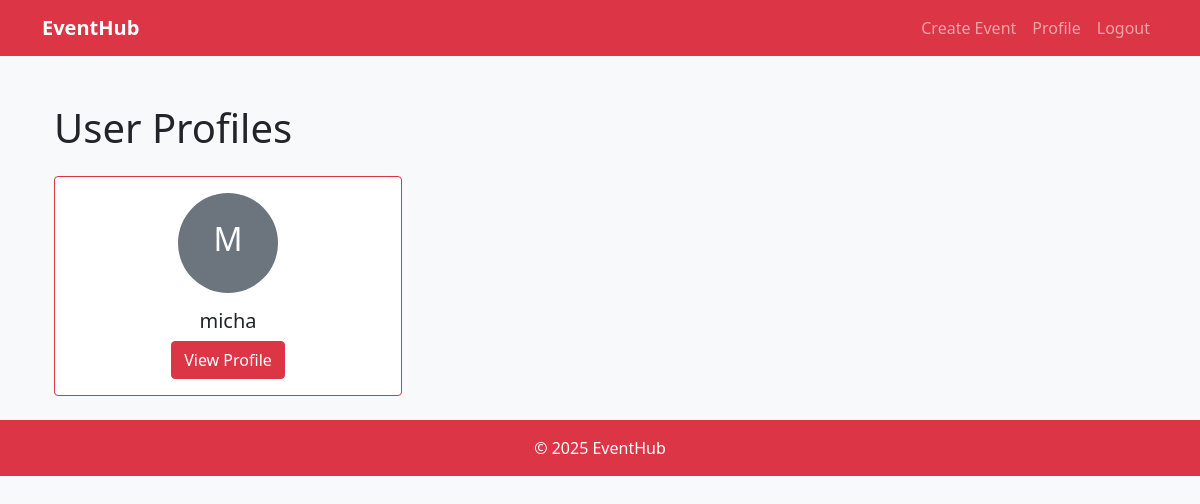
The page /users/profiles/ (signed in) on the database as committed earlier.
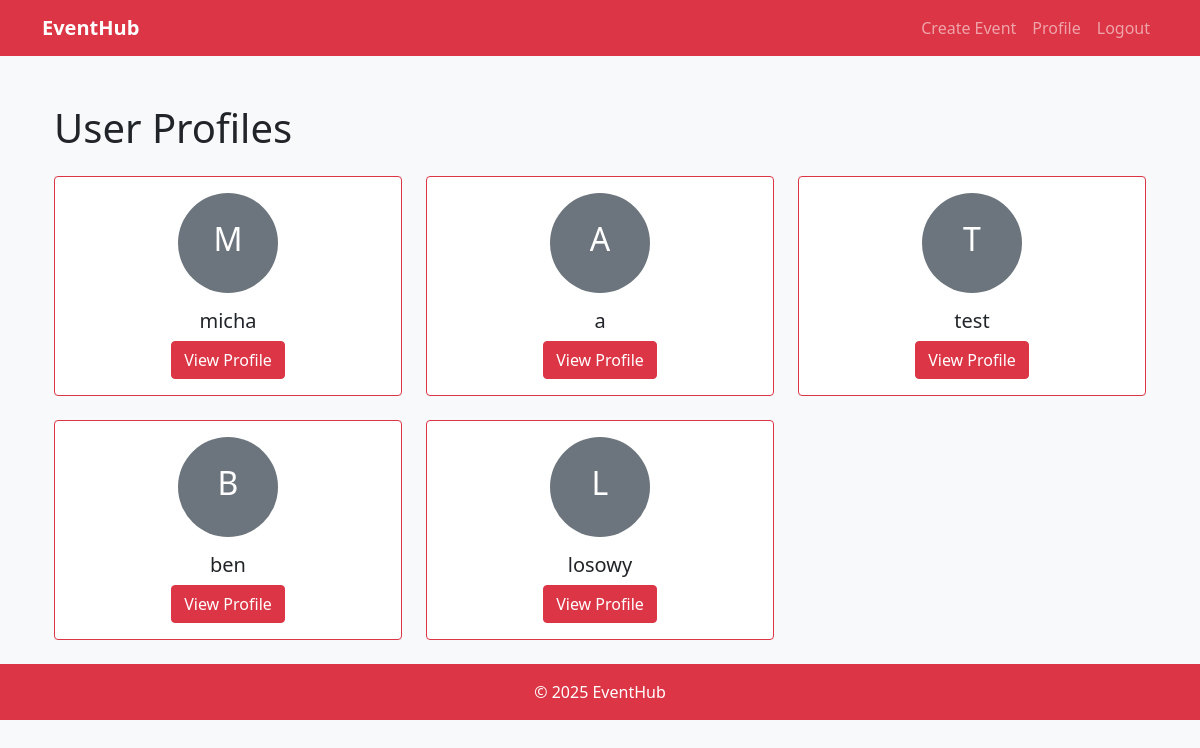
The same page on the database as committed later.
### usersapp/models.py (models this page shows, shortened)
class Profile(models.Model):
    user = models.OneToOneField(User, on_delete=models.CASCADE)
    profile_picture = models.ImageField(upload_to='profile_pictures/', null=True, blank=True)
    bio = models.TextField(max_length=500, null=True, blank=True)
    location = models.CharField(max_length=100, null=True, blank=True)
    website = models.URLField(max_length=200, null=True, blank=True)

### usersapp/views.py (the view)
# urls.py: path('profiles/', views.all_profile_view, name='profiles'),
@login_required
def all_profile_view(request):
    profiles = Profile.objects.all()
    return render(request, 'usersapp/profiles.html', {'profiles': profiles})

### usersapp/templates/usersapp/profiles.html
{% extends "base.html" %}
{% block content %}
<div class="container">
    <h1 class="mb-4">User Profiles</h1>
    <div class="row g-4">
        {% for profile in profiles %}
            <div class="col-md-4">
                <div class="card border-danger">
                    <div class="card-body text-center">
                        {% if profile.profile_picture %}
                            <img src="{{ profile.profile_picture.url }}"
                                 alt="{{ profile.user.username }}'s profile picture"
                                 class="rounded-circle img-fluid mb-3"
                                 style="max-width: 100px;">
                        {% else %}
                            <div class="bg-secondary text-white rounded-circle d-flex align-items-center justify-content-center mx-auto mb-3"
                                 style="width: 100px; height: 100px;">
                                <span class="h2">{{ profile.user.username|make_list|first|upper }}</span>
                            </div>
                        {% endif %}
                        <h5 class="card-title">{{ profile.user.username }}</h5>
                        <a href="{% url 'usersapp:profile' profile.user.username %}"
                           class="btn btn-danger">View Profile</a>
                    </div>
                </div>
            </div>
        {% empty %}
            <div class="col-12">
                <div class="alert alert-info">No profiles found.</div>
            </div>
        {% endfor %}
    </div>
</div>
{% endblock %}

Rows that differ between the two databases and show on the page:
added Profile: user.username|make_list "A", user.username "a"
added Profile: user.username|make_list "T", user.username "test"
added Profile: user.username|make_list "B", user.username "ben"
added Profile: user.username|make_list "L", user.username "losowy"
